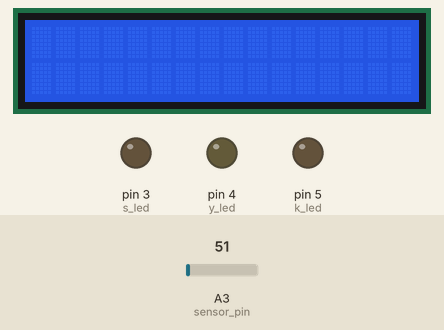
This sketch was run on a simulated Arduino Uno, built with avr-gcc and run on an emulated ATmega328P. On the bench: 16×2 character LCD, output pins drawn as LEDs (lit = HIGH). Inputs (shaded band) come from the test bench; at power-on: A3 (sensor_pin) = 51. What the sketch prints to the serial monitor is not drawn.

Above: at 1.2 s.
1.3 s: A3 (sensor_pin) set to 61
At 12.2 s:
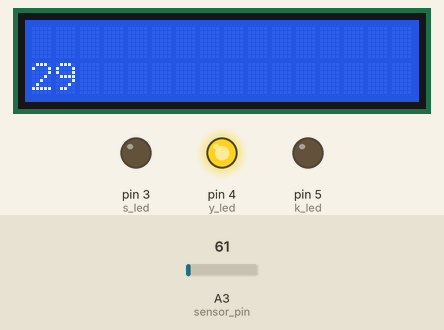
12.5 s: A3 (sensor_pin) set to 64
At 24.9 s:
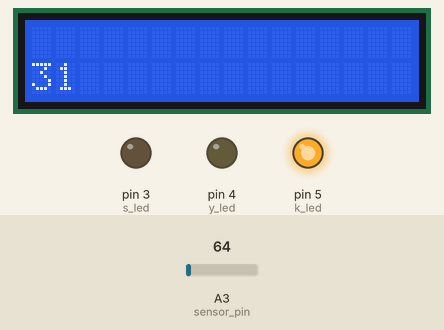
25.5 s: A3 (sensor_pin) set to 71
At 35.7 s:
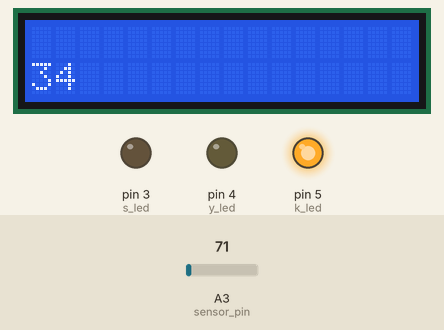
36.5 s: A3 (sensor_pin) set to 30
At 49.3 s:
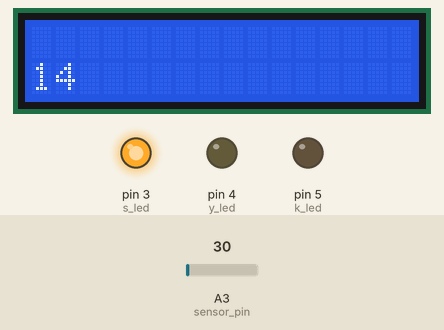
Timing chart, 0 to 50.5 s (numbered marks = the images above; inputs shaded):
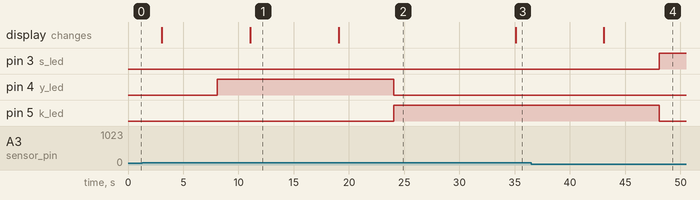

Measured:
- the behaviour switches between 61 and 62 on A3 (sensor_pin) (found by bisection; images 1 and 2)
- after the input at 1.3 s, the display: first differs from a run without the input after 9.8 s (image 1)
- after the input at 12.5 s, pin 4 (y_led): HIGH → LOW after 11.6 s; pin 5 (k_led): LOW → HIGH after 11.6 s; the display: changes after 6.6 s (image 2)
- after the input at 25.5 s, the display: changes after 9.6 s (image 3)
- after the input at 36.5 s, pin 3 (s_led): LOW → HIGH after 11.6 s; pin 5 (k_led): HIGH → LOW after 11.6 s; the display: changes after 6.6 s (image 4)

The sketch:

sketch_dec15a.ino
```cpp
#include <LiquidCrystal.h> //lcd erkan kullanabilmemiz için tanımladığımız kütüphane

LiquidCrystal lcd(7, 8, 9, 10, 11, 12);  //lcd ekranın giriş pinlerini belirledik
const int sensor_pin =A3; //lm35 sensorun değer alınan arduino pini sensor_pin e atadık
const int k_led=5;  //kırmızı eldin girişi
const int y_led=4;  //yeşil ledin girişi
const int s_led=3;  //sarı ledin girişi

int sensor_deger= 0;
float voltaj_deger=0;
int sicaklik_deger=0;

void setup() {
lcd.begin(16, 2); // LCD ekran arayüzü başlatır ve ekran boyutları (genişlik ve yükseklik) belirtir

 pinMode(k_led, OUTPUT);
 pinMode(y_led, OUTPUT);
 pinMode(s_led, OUTPUT);

 Serial.begin(9600);
}

void loop() {
 sensor_deger= analogRead(sensor_pin);
 Serial.print("okunan deger= ");        //sensorden okunan değer
 Serial.println(sensor_deger);
 voltaj_deger = (sensor_deger / 1023.0) * 5000;   //sensorden okunan değeri voltaja çeviriyoruz
 Serial.print("voltaj deger= ");
 Serial.println(voltaj_deger);
 sicaklik_deger=voltaj_deger / 10.0;     //sıcaklık değerini bulmak için voltaj değerinden yararlandık
 Serial.print("sicaklik= ");
 Serial.print(sicaklik_deger);
 Serial.println(" derece ");
 delay(3000);

lcd.setCursor(0, 1);
lcd.print(sicaklik_deger);
delay(5000);

if (sicaklik_deger>=30)  //eğer sıcaklık 30 derecenin altındaysa kırmızı led yansın
{
 digitalWrite(k_led , HIGH);
 digitalWrite(y_led , LOW);
 digitalWrite(s_led , LOW);
}
 else if (sicaklik_deger <30 && sicaklik_deger >= 20)  //eğer sıcakılık 20 ile 30 arsındaysa yeşil led yansın
 {
  digitalWrite(k_led, LOW);
  digitalWrite(y_led, HIGH);
  digitalWrite(s_led, LOW);
 }
else if (sicaklik_deger <20)  // eğer sıcaklık 20 altı ise sarı led yansın
 {
  digitalWrite(k_led, LOW);
  digitalWrite(y_led, LOW);
  digitalWrite(s_led, HIGH);
 }
}
```
